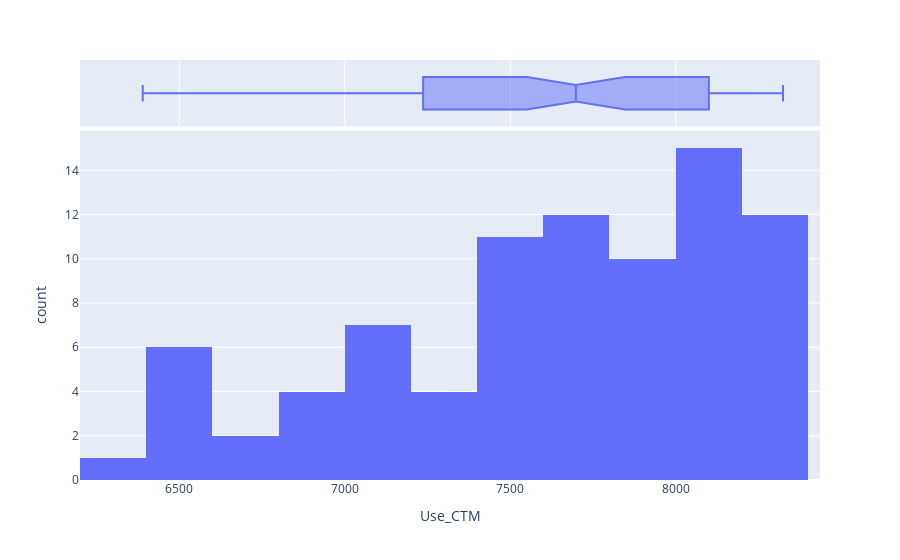

Notebook code for this chart:
### Code cell
plot = px.histogram(df, x=df.Use_CTM, marginal='box')
plot.show()

### Figure 1 — Plotly figure (JSON) as saved in the notebook; plotly's stock layout.template omitted (floating-point values rounded to 4 significant figures)
{"data": [{"alignmentgroup": "True", "bingroup": "x", "hovertemplate": "Use_CTM=%{x}<br>count=%{y}<extra></extra>", "legendgroup": "", "marker": {"color": "#636efa", "pattern": {"shape": ""}}, "name": "", "offsetgroup": "", "orientation": "v", "showlegend": false, "type": "histogram", "x": [6437, 7048, 8305, 7741, 7851, 8287, 7178, 7166, 8243, 6998, 8164, 7912, 6657, 8095, 7903, 8099, 8217, 8132, 7679, 6389, 7685, 7966, 7494, 7024, 7047, 7711, 7808, 8311, 7455, 7808, 7467, 8271, 8271, 8038, 6600, 6511, 8299, 7671, 7036, 8218, 6943, 6453, 8107, 7743, 6967, 7668, 8324, 7848, 8281, 7477, 7326, 6420, 6496, 7479, 8101, 7724, 7798, 7944, 8123, 8121, 7122, 7491, 8195, 8165, 7241, 6443, 7625, 8039, 7377, 8250, 7232, 8066, 7855, 7675, 8091, 6995, 7589, 7424, 7464, 8108, 7602, 7861, 7586, 7498], "xaxis": "x", "yaxis": "y"}, {"alignmentgroup": "True", "hovertemplate": "Use_CTM=%{x}<extra></extra>", "legendgroup": "", "marker": {"color": "#636efa"}, "name": "", "notched": true, "offsetgroup": "", "showlegend": false, "type": "box", "x": [6437, 7048, 8305, 7741, 7851, 8287, 7178, 7166, 8243, 6998, 8164, 7912, 6657, 8095, 7903, 8099, 8217, 8132, 7679, 6389, 7685, 7966, 7494, 7024, 7047, 7711, 7808, 8311, 7455, 7808, 7467, 8271, 8271, 8038, 6600, 6511, 8299, 7671, 7036, 8218, 6943, 6453, 8107, 7743, 6967, 7668, 8324, 7848, 8281, 7477, 7326, 6420, 6496, 7479, 8101, 7724, 7798, 7944, 8123, 8121, 7122, 7491, 8195, 8165, 7241, 6443, 7625, 8039, 7377, 8250, 7232, 8066, 7855, 7675, 8091, 6995, 7589, 7424, 7464, 8108, 7602, 7861, 7586, 7498], "xaxis": "x2", "yaxis": "y2"}], "layout": {"barmode": "relative", "legend": {"tracegroupgap": 0}, "margin": {"t": 60}, "xaxis": {"anchor": "y", "domain": [0, 1], "title": {"text": "Use_CTM"}}, "xaxis2": {"anchor": "y2", "domain": [0, 1], "matches": "x", "showgrid": true, "showticklabels": false}, "yaxis": {"anchor": "x", "domain": [0, 0.8316], "title": {"text": "count"}}, "yaxis2": {"anchor": "x2", "domain": [0.8416, 1], "matches": "y2", "showgrid": false, "showline": false, "showticklabels": false, "ticks": ""}}}
